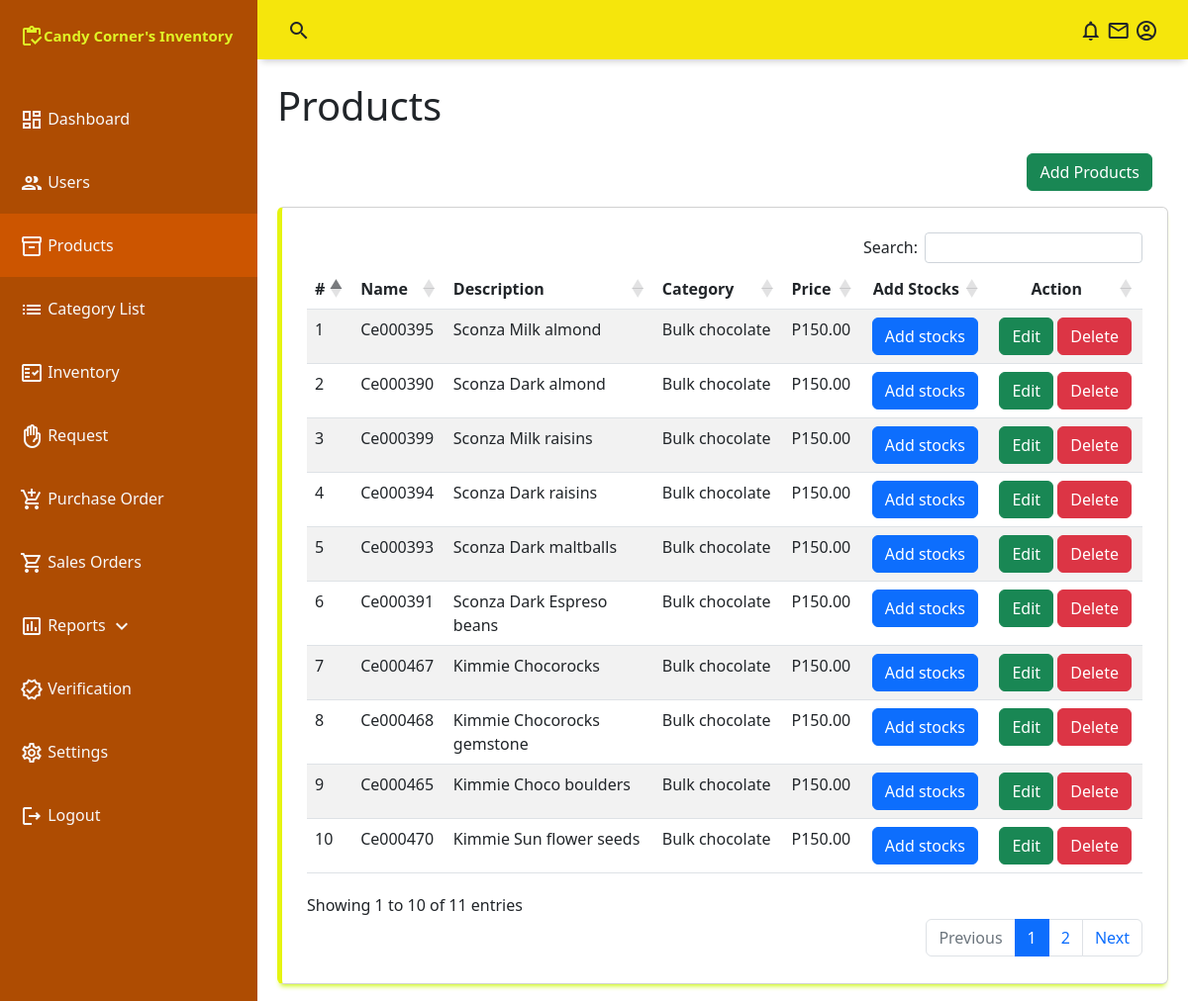
/admin/products.php, run on the app's committed database.
### tables this page shows
CREATE TABLE `products` (
  `prod_id` int(255) NOT NULL,
  `prod_name` text NOT NULL,
  `prod_category` int(11) DEFAULT NULL,
  `prod_description` text DEFAULT NULL,
  `prod_price` text DEFAULT NULL,
  `prod_status` int(11) NOT NULL DEFAULT 0
);

CREATE TABLE `category` (
  `category_id` int(11) NOT NULL,
  `category_name` text DEFAULT NULL,
  `category_status` int(11) NOT NULL DEFAULT 0
);

### conn/config.php (called while the page is built, shortened)
<?php
	class db_connect{
		public $host = db_host;
		public $user = db_user;
		public $pass = db_pass;
		public $name = db_name;
		public function connect(){
			$this->conn = new mysqli($this->host, $this->user, $this->pass, $this->name);
		}
	}
?>

### conn/class.php (called while the page is built, shortened)
<?php
	require_once'config.php';
	class db_class extends db_connect{
		public function selectProducts(){
			$query=$this->conn->prepare("SELECT * FROM products as a
			LEFT JOIN category as b
			ON a.prod_category=b.category_id
			where `prod_status`='0'") or die($this->conn->error);
			if($query->execute()){
				$result = $query->get_result();
				return $result;
			}
		}
	}
?>

### admin/products.php (the view, shortened to what this page needs)
<?php
include("../conn/class.php");
$db=new db_class();
include("include/navbar.php");
include("include/sidebar.php");
?>
    <main class="main-container" style="z-index:2">
        <div class="fluid-container">
            <h1 >Products</h1>
            <div class="row">
                <div class="col-auto ms-auto m-3">
                    <button class="btn btn-success addTogler" data-bs-toggle="modal" data-bs-target="#modal">Add Products</button>
                </div>
            </div>
            <div class="table-responsive card">
                <table id="example" class="table table-striped" style="width:100%">
                    <thead>
                        <tr>
                            <th >#</th>
                            <th >Name</th>
                            <th class="w-25">Description</th>
                            <th >Category</th>
                            <th >Price</th>
                            <th class="text-center">Add Stocks</th>
                            <th class="text-center">Action</th>
                        </tr>
                    </thead>
                    <tbody>
                        <?php
                            $result= $db->selectProducts();
                            $i=1;
                            while($row=$result->fetch_array()){
                                echo
                                '<tr>
                                    <td>'.$i.'</td>
                                    <td>'.ucfirst($row['prod_name']).'</td>
                                    <td>'.ucfirst($row['prod_description']).'</td>
                                    <td>'.ucfirst($row['category_name']).'</td>
                                    <td>P'.number_format($row['prod_price'],2).'</td>
                                    <td class="text-center">
                                        <button class="btn stockTogler btn-primary"
                                        data-bs-toggle="modal"
                                        data-bs-target="#stocks"
                                        data-id="'.$row['prod_id'].'"
                                        data-name="'.$row['prod_name'].'"
                                        >Add stocks</button>
                                    </td>
                                    <td class="text-center">
                                        <button class="btn editTogler btn-success"
                                        data-bs-toggle="modal"
                                        data-bs-target="#modal"
                                        data-id="'.$row['prod_id'].'"
                                        data-name="'.$row['prod_name'].'"
                                        data-category="'.$row['prod_category'].'"
                                        data-description="'.$row['prod_description'].'"
                                        data-price="'.$row['prod_price'].'"
                                        >Edit</button>
                                    <button class="btn deleteTogler btn-danger"
                                        data-bs-toggle="modal"
                                        data-bs-target="#modal"
                                        data-id="'.$row['prod_id'].'"
                                        >Delete</button>
                                    </td>
                                </tr>';
                                $i++;
                            }
                        ?>
                    </tbody>
                </table>
            </div>
        </div>
    </main>
<?php include("include/js.php");?>

### admin/assets/css/style.css (style rules this page uses)
body { margin: 0; padding: 0; box-sizing: border-box; background-color: #f1f2f4; color: #666666; font-family: "Montserrat", sans-serif; }
.main-container { grid-area: main; overflow-y: auto; padding: 20px 20px; }
.card { display: flex; flex-direction: column; justify-content: space-around; padding: 25px; background-color: #ded2d2; box-sizing: border-box; border: 1px solid #d2d2d3; border-radius: 5px; box-shadow: 0 5px 5px -3px rgba(205, 247, 18, 0.973); }
.card:nth-child(3) { border-left: 5px solid #e5f411; }

### data on the page
products: prod_name "Ce000395", prod_description "Sconza Milk almond", category.category_name "Bulk chocolate", prod_price "150.00"
products: prod_name "Ce000390", prod_description "Sconza Dark almond", category.category_name "Bulk chocolate", prod_price "150.00"
products: prod_name "Ce000399", prod_description "Sconza Milk raisins", category.category_name "Bulk chocolate", prod_price "150.00"
products: prod_name "Ce000394", prod_description "Sconza Dark raisins", category.category_name "Bulk chocolate", prod_price "150.00"
products: prod_name "Ce000393", prod_description "Sconza Dark maltballs", category.category_name "Bulk chocolate", prod_price "150.00"
products: prod_name "Ce000391", prod_description "Sconza Dark Espreso beans", category.category_name "Bulk chocolate", prod_price "150.00"
products: prod_name "Ce000467", prod_description "Kimmie Chocorocks", category.category_name "Bulk chocolate", prod_price "150.00"
products: prod_name "Ce000468", prod_description "Kimmie Chocorocks gemstone", category.category_name "Bulk chocolate", prod_price "150.00"
products: prod_name "Ce000465", prod_description "Kimmie Choco boulders", category.category_name "Bulk chocolate", prod_price "150.00"
products: prod_name "Ce000470", prod_description "Kimmie Sun flower seeds", category.category_name "Bulk chocolate", prod_price "150.00"
